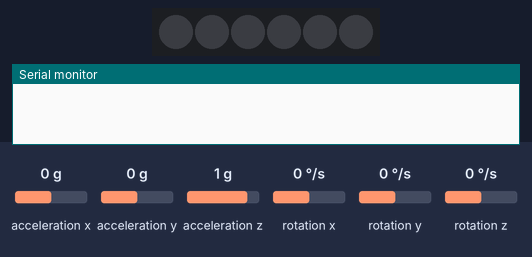
The sketch below on a simulated Arduino Uno, built with avr-gcc and run on an emulated ATmega328P. Parts: 6 RGB LEDs in strip order, left to right, the last lines printed to the serial monitor. Wiring (inferred from the names in the program): MPU-6050 motion sensor at I2C address 0x68. Inputs (shaded band) come from the test bench; at power-on: acceleration x 0 g, acceleration y 0 g, acceleration z 1 g, rotation x 0 °/s, rotation y 0 °/s, rotation z 0 °/s. No radio packets arrive unless stated.

Above: at 1.2 s.
1.3 s: acceleration x set to -1.4 g
At 4.1 s:
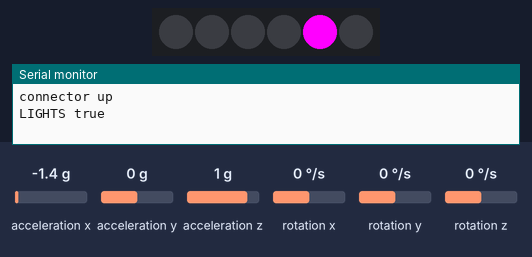
4.3 s: acceleration x set to -0.8 g
At 7.1 s:
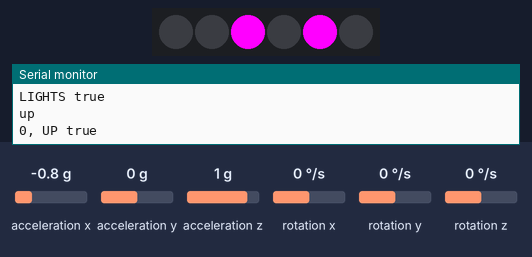
7.3 s: acceleration y set to -1.4 g
At 10.0 s:
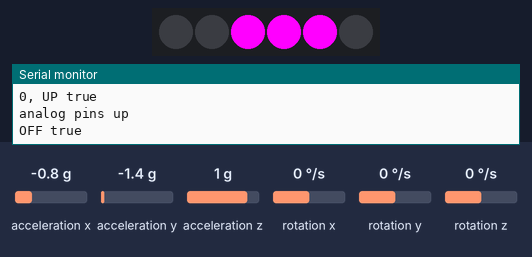
10.3 s: acceleration y set to 1.4 g
At 13.1 s:
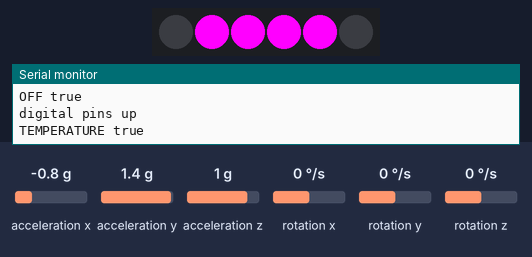
13.3 s: acceleration x set to 1.4 g
At 15.6 s:
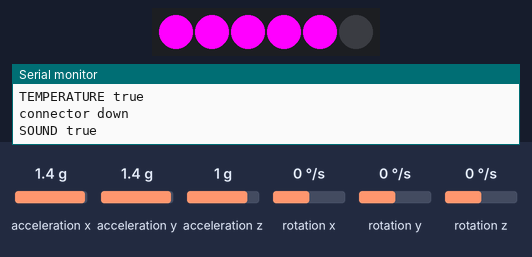
Timing chart, 0 to 17.1 s (numbered marks = the images above; inputs shaded):
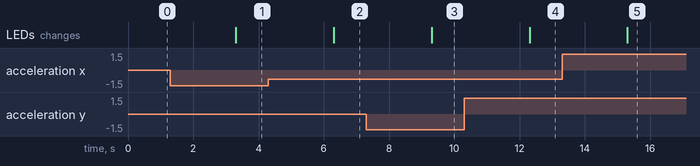

Measured:
- after the input at 1.3 s, the LEDs: change after 2.0 s (image 1)
- after the input at 4.3 s, the LEDs: change after 2.0 s (image 2)
- after the input at 7.3 s, the LEDs: change after 2.0 s (image 3)
- after the input at 10.3 s, the LEDs: change after 2.0 s (image 4)
- after the input at 13.3 s, the LEDs: change after 2.0 s (image 5)

The sketch:

Cube.ino
```cpp
// **** Smart Cube  *******
// **** Arturo Carcamo ****
// **** ED2 ***************
// **** CUBE **************

// Libraries
#include <SPI.h>
#include <nRF24L01.h>
#include <RF24.h>
#include <Wire.h>
#include <FastLED.h>
#define NUM_LEDS 6
#define DATA_PIN 6

RF24 radio(7, 8); // CE, CSN
const byte address[6] = "00001";

CRGB leds[NUM_LEDS];

const int MPU_addr=0x68;  // I2C address of the MPU-6050
int16_t AcX,AcY,AcZ,Tmp,GyX,GyY,GyZ;

//int ledDown = 6;
//int ledWest = 7;
//int ledNorth = 8;
//int ledSouth = 9;
//int ledUp = 12;
//int ledEast = 13;

// Face orientation and shake functions:
int lastOrientation = - 1;              // previous orientation (for comparison)
unsigned long previousMillis = 0;       // last time update
unsigned long interval = 2000;          // time to wait in up position before the face activation
unsigned long SHAKEpreviousMillis = 0;  // last time update
unsigned long SHAKEinterval = 5000;     // time to wait during shaking for face deactivation
boolean keep = false;                   // this is used to count only one time the face orientation change
int lastFUNCTION = -1;                  // this is used to know what is the previous rientation

char c = ' ';

// Faces initilization: at the beginning every face is false
boolean face0 = false;
boolean face1 = false;
boolean face2 = false;
boolean face3 = false;
boolean face4 = false;
boolean face5 = false;

int CountdownInMillis = 0;
const int SETminute =  2;    // set 2 minute timer [SET]
const int SETsecond =  30;   // set 30 seconds timer [SET]


void setup() {
  radio.begin();
  radio.openWritingPipe(address);
  radio.setPALevel(RF24_PA_MAX);
  radio.stopListening();

  Wire.begin();
  Wire.beginTransmission(MPU_addr);
  Wire.write(0x6B);  // PWR_MGMT_1 register
  Wire.write(0);     // set to zero (wakes up the MPU-6050)
  Wire.endTransmission(true);
  Serial.begin(9600);

  //pinMode(ledDown, OUTPUT);

  FastLED.addLeds<NEOPIXEL, DATA_PIN>(leds, NUM_LEDS);
}
void loop() {
  //const char text[] = "Hello";
  //radio.write(&text, sizeof(text));
  //delay(1000);

  int orientation = - 1;
  String orientationString;
  unsigned long currentMillis = millis();

  Wire.beginTransmission(MPU_addr);
  Wire.write(0x3B);  // starting with register 0x3B (ACCEL_XOUT_H)
  Wire.endTransmission(false);
  Wire.requestFrom(MPU_addr,14,true);  // request a total of 14 registers
  AcX=Wire.read()<<8|Wire.read();  // 0x3B (ACCEL_XOUT_H) & 0x3C (ACCEL_XOUT_L)
  AcY=Wire.read()<<8|Wire.read();  // 0x3D (ACCEL_YOUT_H) & 0x3E (ACCEL_YOUT_L)
  AcZ=Wire.read()<<8|Wire.read();  // 0x3F (ACCEL_ZOUT_H) & 0x40 (ACCEL_ZOUT_L)
  Tmp=Wire.read()<<8|Wire.read();  // 0x41 (TEMP_OUT_H) & 0x42 (TEMP_OUT_L)
  GyX=Wire.read()<<8|Wire.read();  // 0x43 (GYRO_XOUT_H) & 0x44 (GYRO_XOUT_L)
  GyY=Wire.read()<<8|Wire.read();  // 0x45 (GYRO_YOUT_H) & 0x46 (GYRO_YOUT_L)
  GyZ=Wire.read()<<8|Wire.read();  // 0x47 (GYRO_ZOUT_H) & 0x48 (GYRO_ZOUT_L)


  int absX = abs(AcX);
  int absY = abs(AcY);
  int absZ = abs(AcZ);

    if ( (absZ > absX) && (absZ > absY)) {
    // base orientation on Z
    if (AcZ > 0) {
      orientationString = "up";
      orientation = 0;
    } else {
      orientationString = "down";
      orientation = 1;
    }
  } else if ( (absY > absX) && (absY > absZ)) {
    // base orientation on Y
    if (AcY > 0) {
      orientationString = "digital pins up";
      orientation = 2;
    } else {
      orientationString = "analog pins up";
      orientation = 3;
    }
  } else {
    // base orientation on X
    if (AcX < 0) {
      orientationString = "connector up";
      orientation = 4;
    } else {
      orientationString = "connector down";
      orientation = 5;
    }
  }

  // if the orientation has changed, print out a description:
 if (orientation != lastOrientation) {
    //******Serial.println(orientationString);
    lastOrientation = orientation;
    previousMillis = currentMillis;      // memorize the time when the face has changed
    keep = false;
  } else if (currentMillis - previousMillis > interval && keep == false && lastFUNCTION != orientation) {
    Serial.println(orientationString);

    if (orientation == 1) {              // TV face
      face1 = true;                      // TV face becomes true
      lastFUNCTION = orientation;        // memorize this activation in [lastFUNCTION]
      Serial.println("1 true");         // print the activated face
      leds[5] = CRGB::Magenta;
      FastLED.show();
      c = 'D';
      radio.write(&c, sizeof(c));
    }
    if (orientation == 4) {              // LIGHTS face
      face4 = true;
      lastFUNCTION = orientation;
      Serial.println("LIGHTS true");
      leds[4] = CRGB::Magenta;
      FastLED.show();
      c = 'E';
      radio.write(&c, sizeof(c));
    }
    if (orientation == 3) {              // OFF face
      face3 = true;
      lastFUNCTION = orientation;
      Serial.println("OFF true");
      leds[3] = CRGB::Magenta;
      FastLED.show();
      c = 'S';
      radio.write(&c, sizeof(c));
    }
    if (orientation == 5) {              // SOUND face
      face5 = true;
      lastFUNCTION = orientation;
      Serial.println("SOUND true");
      leds[0] = CRGB::Magenta;
      FastLED.show();
      c = 'W';
      radio.write(&c, sizeof(c));
    }
    if (orientation == 2) {             // TEMPERATURE face
      face2 = true;
      lastFUNCTION = orientation;
      Serial.println("TEMPERATURE true");
      //digitalWrite(ledNorth, HIGH);
      leds[1] = CRGB::Magenta;
      FastLED.show();
      c = 'N';
      radio.write(&c, sizeof(c));
    }
    if (orientation == 0) {             // TIMER face
      face0 = true;
      lastFUNCTION = orientation;
      Serial.println("0, UP true");
      //digitalWrite(ledUp,HIGH);
      leds[2] = CRGB::Magenta;
      FastLED.show();
      c = 'U';
      radio.write(&c, sizeof(c));
    }
    keep = true;  // [keep] change value so that, in the next loop, you can't enter in this condition if the face don't change (avoid to activate another time the same face)

  }

  int absGX = abs(GyX);
  int absGY = abs(GyY);
  int absGZ = abs(GyZ);

 if( (GyX > 30000 || GyY > 30000 || GyZ > 30000) && ((currentMillis - SHAKEpreviousMillis) > SHAKEinterval))
    {
       Serial.println("SHAKE");

       // the last activated face [lastFUNCTION] is set as false (that means that the face function is deactivated)

    //TV deactivation
    if (lastFUNCTION == 1) {                //
      //Serial.println("1 false - CLOSE");   // print the closed face
      //digitalWrite(ledDown, LOW);
      face1 = false;                        // TV face becomes false
      c = 'B';
      radio.write(&c, sizeof(c));
      leds[5] = CRGB::Aqua;
      FastLED.show();
      delay(120);
      leds[5] = CRGB::Black;
      FastLED.show();
    }
    //LIGHTS deactivation
    if (lastFUNCTION == 4) {                // LIGHTS face
      //Serial.println("4 false - CLOSE");
      //digitalWrite(ledEast, LOW);
      face4 = false;                        // LIGHTS face become false
      c = 'C';
      radio.write(&c, sizeof(c));
      leds[4] = CRGB::Aqua;
      FastLED.show();
      delay(120);
      leds[4] = CRGB::Black;
      FastLED.show();
    }
    // OFF
    if (lastFUNCTION == 3) {                // OFF face
      //Serial.println("3 false - CLOSE");
       //digitalWrite(ledSouth, LOW);
      face3 = false;                        // OFF face becomes false
      c = 'G';
      radio.write(&c, sizeof(c));
      leds[3] = CRGB::Aqua;
      FastLED.show();
      delay(120);
      leds[3] = CRGB::Black;
      FastLED.show();
    }
    // SOUND deactivation
    if (lastFUNCTION == 5) {                // SOUND face
      //Serial.println("5 false - CLOSE");
      // digitalWrite(ledWest, LOW);
      face5 = false;                        // SOUND face becomes false
      c = 'F';
      radio.write(&c, sizeof(c));
      leds[0] = CRGB::Aqua;
      FastLED.show();
      delay(120);
      leds[0] = CRGB::Black;
      FastLED.show();
    }
    // TEMPERATURE deactivation
    if (lastFUNCTION == 2) {                // TEMPERATURE face
      //Serial.println("2 false - CLOSE");
      //digitalWrite(ledNorth, LOW);
      face2 = false;                        // TEMPERATURE face became false
      c = 'H';
      radio.write(&c, sizeof(c));
      leds[1] = CRGB::Aqua;
      FastLED.show();
      delay(120);
      leds[1] = CRGB::Black;
      FastLED.show();
    }
    // TIMER deactivation
    if (lastFUNCTION == 0) {                // TIMER face
      //Serial.println("TIMER false - CLOSE");
      //digitalWrite(ledUp,LOW);
      face0 = false;                        // TIMER face became false
      c = 'A';
      radio.write(&c, sizeof(c));
      leds[2] = CRGB::Aqua;
      FastLED.show();
      delay(120);
      leds[2] = CRGB::Black;
      FastLED.show();
    }

    SHAKEpreviousMillis = currentMillis;    // memorize the value for the [SHAKEinterval] calculation
  }


}
```
